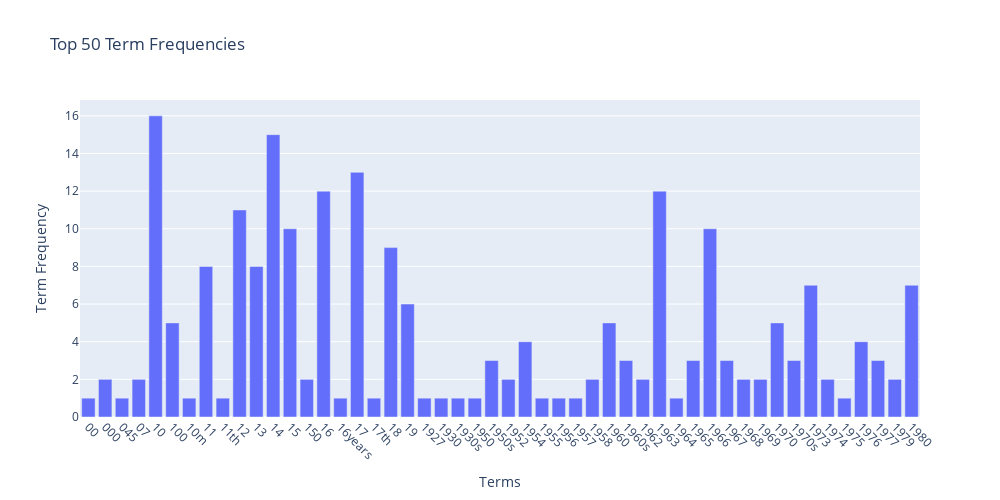

Notebook source saved alongside this figure:
### Code cell
import plotly.express as px

# 50 terms and their frequencies
top_terms_df = pd.DataFrame({
    'Term': count_vect.get_feature_names_out()[:50],
    'Frequency': term_frequencies[:50]
})

# Create a bar graph using Plotly 
fig = px.bar(top_terms_df, x='Term', y='Frequency',
             title='Top 50 Term Frequencies',
             labels={'Frequency': 'Term Frequency', 'Term': 'Terms'},
             width=1000, height=500)

# Update layout for better x-axis label visibility
fig.update_layout(xaxis=dict(tickangle=45))

# Show the plot
fig.show()

### Figure 1 — Plotly figure (JSON) as saved in the notebook; plotly's stock layout.template omitted (floating-point values rounded to 4 significant figures)
{"data": [{"alignmentgroup": "True", "hovertemplate": "Terms=%{x}<br>Term Frequency=%{y}<extra></extra>", "legendgroup": "", "marker": {"color": "#636efa", "pattern": {"shape": ""}}, "name": "", "offsetgroup": "", "orientation": "v", "showlegend": false, "textposition": "auto", "type": "bar", "x": ["00", "000", "045", "07", "10", "100", "10m", "11", "11th", "12", "13", "14", "15", "150", "16", "16years", "17", "17th", "18", "19", "1927", "1930", "1930s", "1950", "1950s", "1952", "1954", "1955", "1956", "1957", "1958", "1960", "1960s", "1962", "1963", "1964", "1965", "1966", "1967", "1968", "1969", "1970", "1970s", "1973", "1974", "1975", "1976", "1977", "1979", "1980"], "xaxis": "x", "y": [1, 2, 1, 2, 16, 5, 1, 8, 1, 11, 8, 15, 10, 2, 12, 1, 13, 1, 9, 6, 1, 1, 1, 1, 3, 2, 4, 1, 1, 1, 2, 5, 3, 2, 12, 1, 3, 10, 3, 2, 2, 5, 3, 7, 2, 1, 4, 3, 2, 7], "yaxis": "y"}], "layout": {"barmode": "relative", "height": 500, "legend": {"tracegroupgap": 0}, "title": {"text": "Top 50 Term Frequencies"}, "width": 1000, "xaxis": {"anchor": "y", "domain": [0, 1], "tickangle": 45, "title": {"text": "Terms"}}, "yaxis": {"anchor": "x", "domain": [0, 1], "title": {"text": "Term Frequency"}}}}
